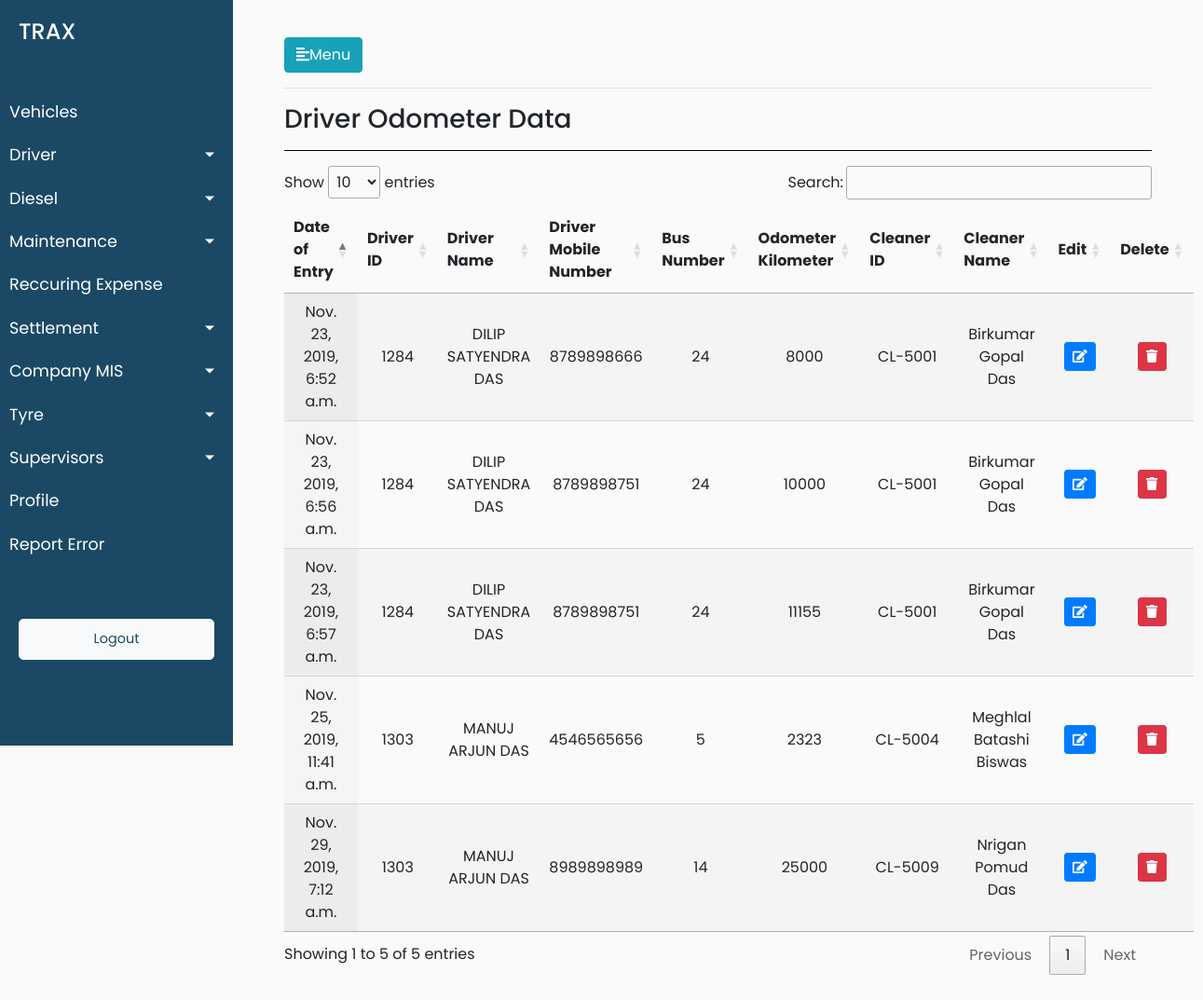
/driver/driver_odometer (signed in), run on the app's committed database.
### trax_vehicle_manager_data/models.py (models this page shows, shortened)
class Drivers_Odometer_Data(models.Model):
        drivers_odometer_data_date_of_entry = models.DateTimeField(default=timezone.now)
        drivers_odometer_data_driver_id = models.ForeignKey(Drivers, on_delete = models.CASCADE)
        drivers_odometer_data_mobile_number = models.CharField(max_length=12,blank=True)
        drivers_odometer_data_vehicle_number = models.ForeignKey(Vehicles, on_delete = models.CASCADE,blank=True, null=True)
        drivers_odometer_data_odometer_kilometer = models.CharField(max_length=12,blank=True)
        drivers_odometer_data_cleaner_id = models.ForeignKey(Cleaners, on_delete = models.CASCADE,blank=True, null=True)
        class Meta:
                verbose_name_plural = "Drivers Odometer List"
                verbose_name = "Driver's Odometer"

class Drivers(models.Model):
        driver_reference_no = models.IntegerField()
        driver_driver_name = models.CharField(max_length=264,default="")
        driver_vehicle_short_number = models.CharField(max_length=12,blank=True)
        driver_vehicle_number = models.CharField(max_length=12,blank=True)
        driver_vehicle_type = models.CharField(max_length=264,blank=True)
        vehicle_type_of_module = models.CharField(max_length=264,blank=True)
        driver_joining_date = models.DateTimeField(default=timezone.now)
        driver_license_number = models.CharField(max_length=264,blank=True)
        driver_aadhar_number = models.CharField(max_length=264,blank=True,default="")
        driver_contact_number = models.CharField(max_length=264,blank=True,default="")
        driver_pan_number = models.CharField(max_length=264,blank=True,default="")
        driver_address_proof = models.CharField(max_length=264,blank=True,default="")
        driver_photoid_proof = models.CharField(max_length=264,blank=True,default="")
        driver_driver_bank_name = models.CharField(max_length=264,default="")
        driver_bank_name = models.CharField(max_length=264,blank=True,default="")
        driver_bank_account_number = models.CharField(max_length=264,blank=True)
        driver_ban_ifsc_code = models.CharField(max_length=264,blank=True,default="")
        driver_bank_branch = models.CharField(max_length=264,blank=True,default="")
        driver_alternate_contact_number=models.CharField(max_length=264,blank=True,default="")
        driver_license_residence_address=models.CharField(max_length=264,blank=True,default="")
        driver_aadhar_card_residence_address=models.CharField(max_length=264,blank=True,default="")
        driver_years_of_experience = models.CharField(max_length=264,blank=True,default="")
        driver_last_employer_name = models.CharField(max_length=264,blank=True,default="")
        driver_years_with_kruze_or_aaron = models.CharField(max_length=264,blank=True,default="")
        def __str__(self):
                return str(self.driver_reference_no)

class Vehicles(models.Model):
        vehicle_ownership_choices = (('ATPL','ATPL'),('AT','AT'),('CT','CT'))
        vehicle_ownership_name = models.CharField(choices=vehicle_ownership_choices,max_length=900,default="AT")
        vehicle_id = models.CharField(max_length=900,blank=True)
        vehicle_number = models.CharField(max_length=900,blank=True)
        vehicle_card_number = models.CharField(max_length=900,blank=True)
        vehicle_seating_capacity = models.CharField(max_length=900,blank=True)
        minimum_average = models.CharField(max_length=900,blank=True)
        incremental_average = models.CharField(max_length=900,blank=True)
        vehicle_current_status = models.CharField(max_length=900,blank=True)
        vehicle_buying_date = models.DateTimeField(blank=True)
        vehicle_type = models.CharField(max_length=900,blank=True)
        vehicle_ownership = models.CharField(max_length=900,blank=True)
        vehicle_ownership_details = models.CharField(max_length=900,blank=True)
        vehicle_manufacturer = models.CharField(max_length=900,blank=True)
        vehicle_registered_number = models.CharField(max_length=900,blank=True)
        driver_id = models.ForeignKey(Drivers, on_delete = models.CASCADE)
        cleaner_id = models.ForeignKey(Cleaners, on_delete = models.CASCADE)
        def __str__(self):
            return str(self.pk)
        class Meta:
                verbose_name_plural = "Vehicles Master List"
                verbose_name = "Vehicle"

class Cleaners(models.Model):
    cleaner_Id = models.CharField(max_length=900,blank=True)
    cleaner_Name = models.CharField(max_length=900,blank=True)
    cleaner_Age = models.CharField(max_length=900,blank=True)
    cleaner_License_Number = models.CharField(max_length=900,blank=True)
    cleaner_Address = models.CharField(max_length=900,blank=True)
    cleaner_Contact_Number = models.CharField(max_length=900,blank=True)
    cleaner_Salary = models.CharField(max_length=900,blank=True)
    cleaner_joining_date = models.DateTimeField(blank=True)
    cleaner_aadhar_number = models.CharField(max_length=900,blank=True)
    cleaner_pan_number = models.CharField(max_length=900,blank=True)
    cleaner_alternate_contact_number = models.CharField(max_length=900,blank=True)
    cleaner_address_proof = models.CharField(max_length=900,blank=True)
    cleaner_photo_id_proof = models.CharField(max_length=900,blank=True)
    class Meta:
        verbose_name_plural = "Cleaners Master List"
        verbose_name = "Cleaner"

### trax_vehicle_manager_data/views.py (the view)
# urls.py: path('driver/driver_odometer',views.driver_odometer,name='driver_odometer'),
@login_required(login_url='/login')
def driver_odometer(request):
    driver_odometer_objects = Drivers_Odometer_Data.objects.all()
    data = {'driver_odometer_list': driver_odometer_objects}
    return render(request,'trax_vehicle_manager_data/driver_odometer.html',data)

### trax_vehicle_manager_data/templates/trax_vehicle_manager_data/driver_odometer.html (shortened to what this page needs)
{% extends 'trax_vehicle_manager_data/base.html' %}
{% load static %}
{% block stylesheets %}
<link rel="stylesheet" href="//cdn.datatables.net/1.10.19/css/jquery.dataTables.min.css">
{% endblock stylesheets %}
{% block content %}
<hr>
<h3>Driver Odometer Data</h3>
<hr style="background-color: black">
<div>
    <table id="test_table" class="display" style="width:100%;text-align: center">
        <thead>
            <tr>
                <th>Date of Entry</th>
                <th>Driver ID</th>
                <th>Driver Name</th>
                <th>Driver Mobile Number</th>
                <th>Bus Number</th>
                <th>Odometer Kilometer</th>
                <th>Cleaner ID</th>
                <th>Cleaner Name</th>
                <th>Edit</th>
                <th>Delete</th>
            </tr>
        </thead>
        <tbody>
            {% for odometer in driver_odometer_list %}
            <tr>
                <td>{{odometer.drivers_odometer_data_date_of_entry}}</td>
                <td>{{odometer.drivers_odometer_data_driver_id}}</td>
                <td>{{odometer.drivers_odometer_data_driver_id.driver_driver_name}}</td>
                <td>{{odometer.drivers_odometer_data_mobile_number}}</td>
                <td>{{odometer.drivers_odometer_data_vehicle_number}}</td>
                <td>{{odometer.drivers_odometer_data_odometer_kilometer}}</td>
                <td>{{odometer.drivers_odometer_data_cleaner_id.cleaner_Id}}</td>
                <td>{{odometer.drivers_odometer_data_cleaner_id.cleaner_Name}}</td>
                <td>
					<button type="button" class="update-data-entered btn btn-sm btn-primary" data-id="{% url 'trax_vehicle_manager_data:update_driver_odometer_data' pk=odometer.pk  %}">
					<span class="fa fa-edit"></span>
					</button>
				</td>
				<td>
					<button type="button" class="delete-data-entered btn btn-sm btn-danger" data-id="{% url 'trax_vehicle_manager_data:delete_driver_odometer_data' pk=odometer.pk  %}">
					<span class="fa fa-trash"></span>
					</button>
				</td>
            </tr>
            {% endfor %}
        </tbody>
    </table>
</div>
{% endblock %}

### trax_vehicle_manager_data/static/trax_vehicle_manager_data/style.css (style rules this page uses)
body { font-family: 'Poppins', sans-serif; background: #fafafa; }
#test_table { text-align: center; }

### data on the page
Drivers_Odometer_Data: drivers_odometer_data_date_of_entry "Nov. 23, 2019, 6:52 a.m.", drivers_odometer_data_driver_id "1284", drivers_odometer_data_driver_id.driver_driver_name "DILIP SATYENDRA DAS", drivers_odometer_data_mobile_number "8789898666", drivers_odometer_data_vehicle_number "24", drivers_odometer_data_odometer_kilometer "8000", drivers_odometer_data_cleaner_id.cleaner_Id "CL-5001", drivers_odometer_data_cleaner_id.cleaner_Name "Birkumar Gopal Das"
Drivers_Odometer_Data: drivers_odometer_data_date_of_entry "Nov. 23, 2019, 6:56 a.m.", drivers_odometer_data_driver_id "1284", drivers_odometer_data_driver_id.driver_driver_name "DILIP SATYENDRA DAS", drivers_odometer_data_mobile_number "8789898751", drivers_odometer_data_vehicle_number "24", drivers_odometer_data_odometer_kilometer "10000", drivers_odometer_data_cleaner_id.cleaner_Id "CL-5001", drivers_odometer_data_cleaner_id.cleaner_Name "Birkumar Gopal Das"
Drivers_Odometer_Data: drivers_odometer_data_date_of_entry "Nov. 23, 2019, 6:57 a.m.", drivers_odometer_data_driver_id "1284", drivers_odometer_data_driver_id.driver_driver_name "DILIP SATYENDRA DAS", drivers_odometer_data_mobile_number "8789898751", drivers_odometer_data_vehicle_number "24", drivers_odometer_data_odometer_kilometer "11155", drivers_odometer_data_cleaner_id.cleaner_Id "CL-5001", drivers_odometer_data_cleaner_id.cleaner_Name "Birkumar Gopal Das"
Drivers_Odometer_Data: drivers_odometer_data_date_of_entry "Nov. 25, 2019, 11:41 a.m.", drivers_odometer_data_driver_id "1303", drivers_odometer_data_driver_id.driver_driver_name "MANUJ ARJUN DAS", drivers_odometer_data_mobile_number "4546565656", drivers_odometer_data_vehicle_number "5", drivers_odometer_data_odometer_kilometer "2323", drivers_odometer_data_cleaner_id.cleaner_Id "CL-5004", drivers_odometer_data_cleaner_id.cleaner_Name "Meghlal Batashi Biswas"
Drivers_Odometer_Data: drivers_odometer_data_date_of_entry "Nov. 29, 2019, 7:12 a.m.", drivers_odometer_data_driver_id "1303", drivers_odometer_data_driver_id.driver_driver_name "MANUJ ARJUN DAS", drivers_odometer_data_mobile_number "8989898989", drivers_odometer_data_vehicle_number "14", drivers_odometer_data_odometer_kilometer "25000", drivers_odometer_data_cleaner_id.cleaner_Id "CL-5009", drivers_odometer_data_cleaner_id.cleaner_Name "Nrigan Pomud Das"
